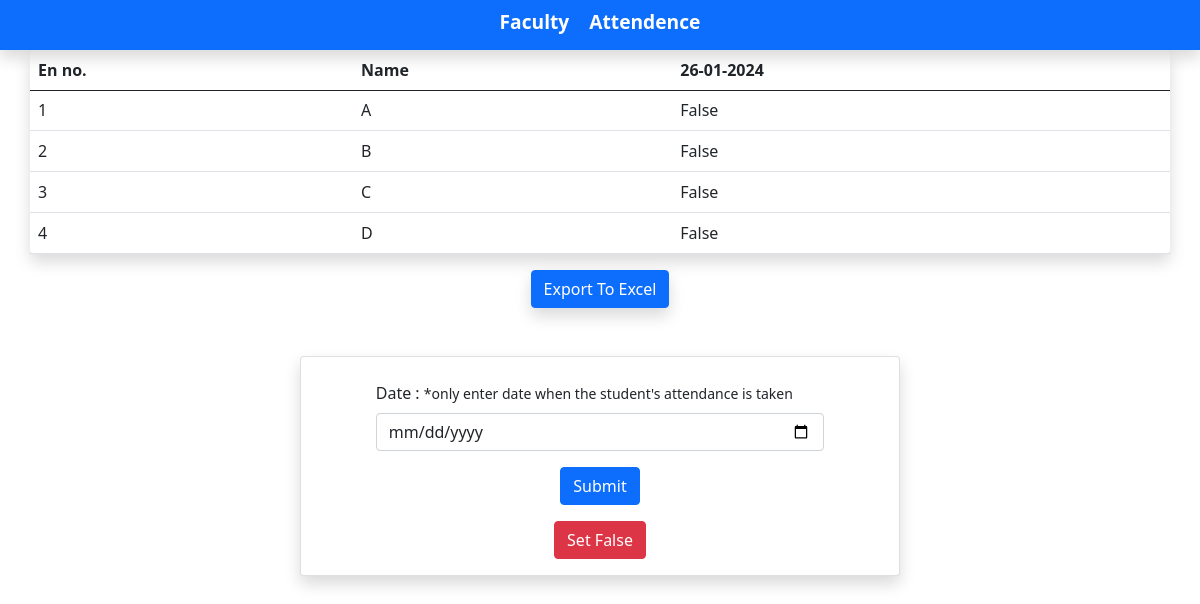
Before: /faculty/ with the older database file.
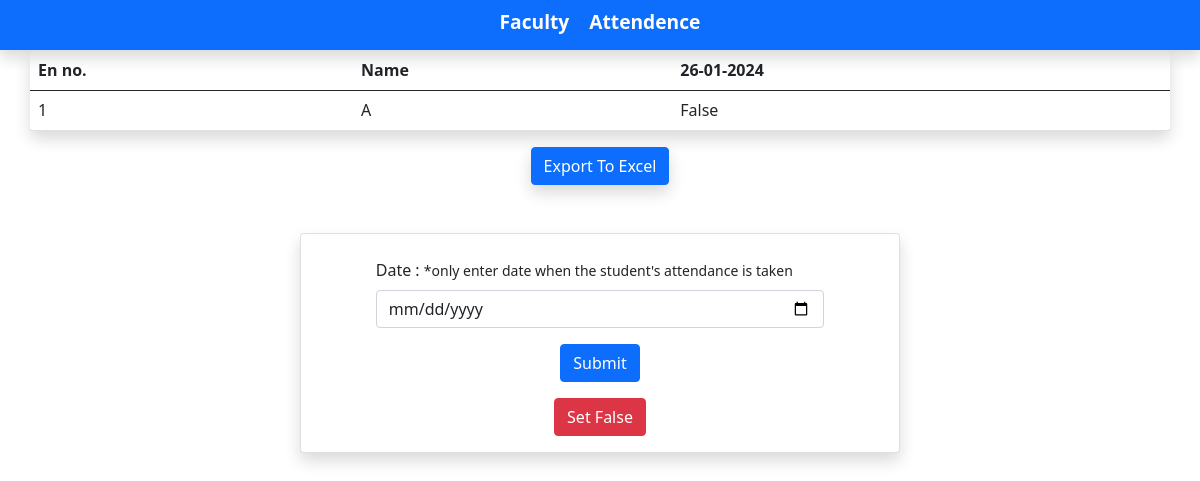
After: the same page with the newer database file.
### college_admin/models.py (models this page shows)
class register(models.Model):
    en_no = models.TextField(max_length=20,primary_key=True)
    name = models.TextField(max_length=20)
    img = models.ImageField(upload_to="img/")
    attended = models.BooleanField(default=False)

### faculty/views.py (the view, shortened to what this page needs)
# urls.py: path('',F_home,name='F_home'),
def F_home(request):
    data = register.objects.values("en_no", "name", "attended")
    context = {
        "page": "Faculty",
        "data": data,
        "current_datetime": current_datetime,
    }
    date = ""
    return render(request, "F_index.html", context)

### faculty/templates/F_index.html (shortened to what this page needs)
{% extends "./base.html" %}
{% block index %}
<table class="table container shadow rounded-3 border-5">
  <thead>
    <tr>
      <th scope="col">En no.</th>
      <th scope="col">Name</th>
      <th scope="col">{{ current_datetime|date:"d-m-Y"}}</th>
    </tr>
  </thead>
  <tbody>
    <tr>
      {% for row in data %}
    <tr>
      <td>{{ row.en_no }}</td>
      <td>{{ row.name }}</td>
      <td>{{ row.attended }}</td>
    </tr>
    {% endfor %}
    </tr>
  </tbody>
</table>
<form method="post" action="{% url 'export_to_excel' %}">
  <div class="d-block custom-button mt-3">
    <button type="submit" class="btn btn-primary shadow">Export To Excel</button>
  </div>
</form>
<div class="d-flex justify-content-center">
  <section class="card shadow m-5 d-flex justify-content-center align-items-center w-50">
    <div class="mb-3 w-75 d-block m-4">
      <form method="post">
          <label for="exampleInputEmail1" class="form-label d-block">Date : <small>*only enter date when the student's attendance is taken</small> </label>
          <input type="date" class="form-control" name="date">
          <div class="d-block custom-button mt-3">
            <button type="submit" class="btn btn-primary">Submit</button>
          </div>
      </form>
      <form method="post" action="{% url 'empty' %}">
            <div class="d-block custom-button mt-3">
                <button type="submit" class="btn btn-danger">Set False</button>
            </div>
        </form>
    </div>
  </section>
{% endblock %}

### User/templates/base.html (shortened to what this page needs)
{% load static %}
<!DOCTYPE html>
<html lang="en">
<head>
    <link href="https://cdn.jsdelivr.net/npm/bootstrap@5.0.2/dist/css/bootstrap.min.css" rel="stylesheet"
>
    <link rel="stylesheet" type="text/css" href="{% static 'css/CA_index.css' %}">
</head>
<body class="">
    <nav class="navbar navbar-dark bg-primary navbar-expand-lg center-navbar justify-content-center shadow">
        <div class="d-flex">
                <ul class="navbar-nav flex-row">
                    <li class="nav-item">
                        <a class="custom-link" href="{% url 'F_home' %}">Faculty</a>
                    </li>
                    <li class="nav-item">
                        <a class="custom-link" href="{% url 'U_home' %}">Attendence</a>
                    </li>
                </ul>
        </div>
    </nav>
    {% block index %}
    {% endblock %}
</body>
</html>

### college_admin/static/css/CA_index.css (style rules this page uses)
.custom-button { text-align: center; }
.custom-link { color: #ffffff; font-size: larger; text-decoration: none; margin: 10px 10px; transition: all 0.5s ease-in-out; font-weight: bold; font-family: 'Segoe UI', Tahoma, Geneva, Verdana, sans-serif; }
.nav-item { margin-bottom: 5px; }

Changed rows visible on the page:
removed register: en_no "2", name "B", attended "False"
removed register: en_no "3", name "C", attended "False"
removed register: en_no "4", name "D", attended "False"
